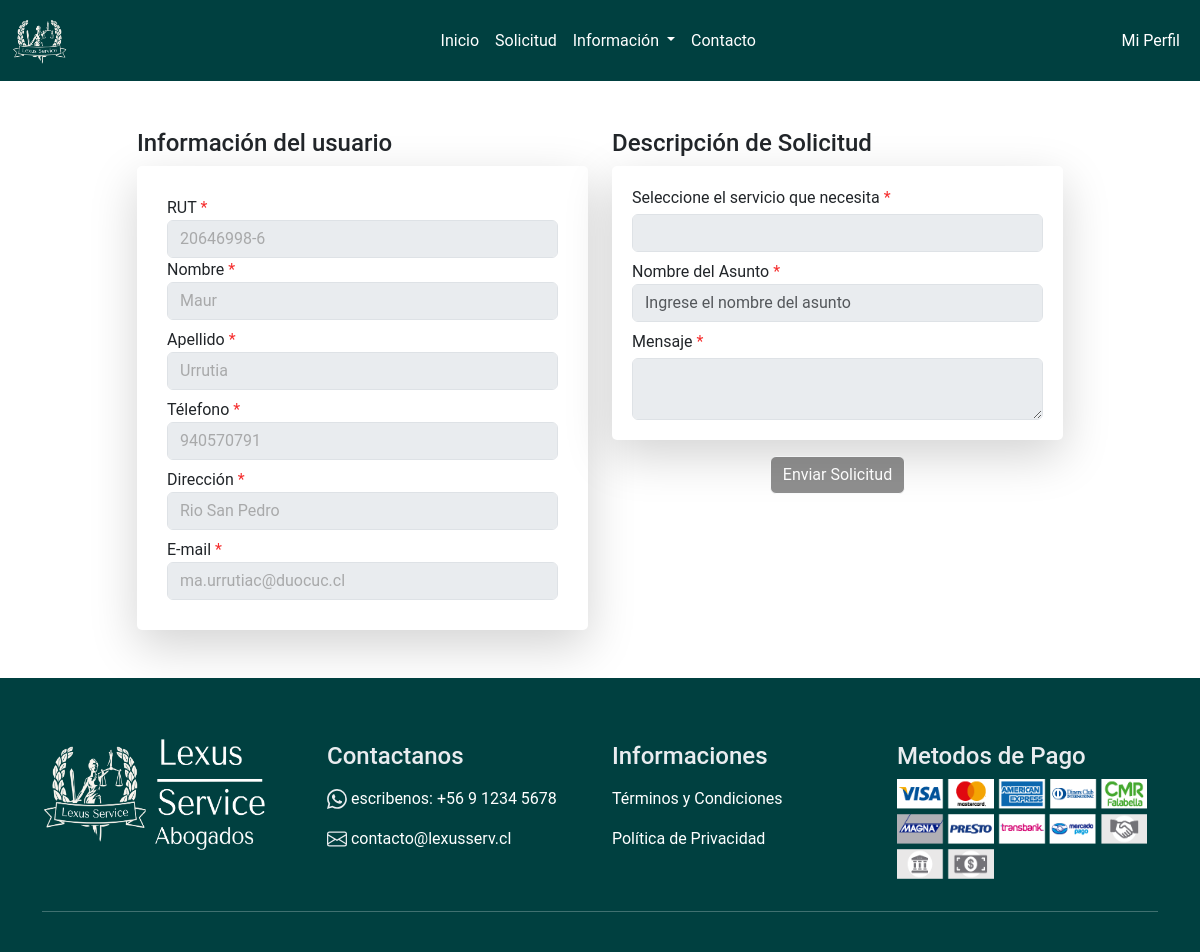
Before: /pages/solicitud.html (signed in) with the older database file.
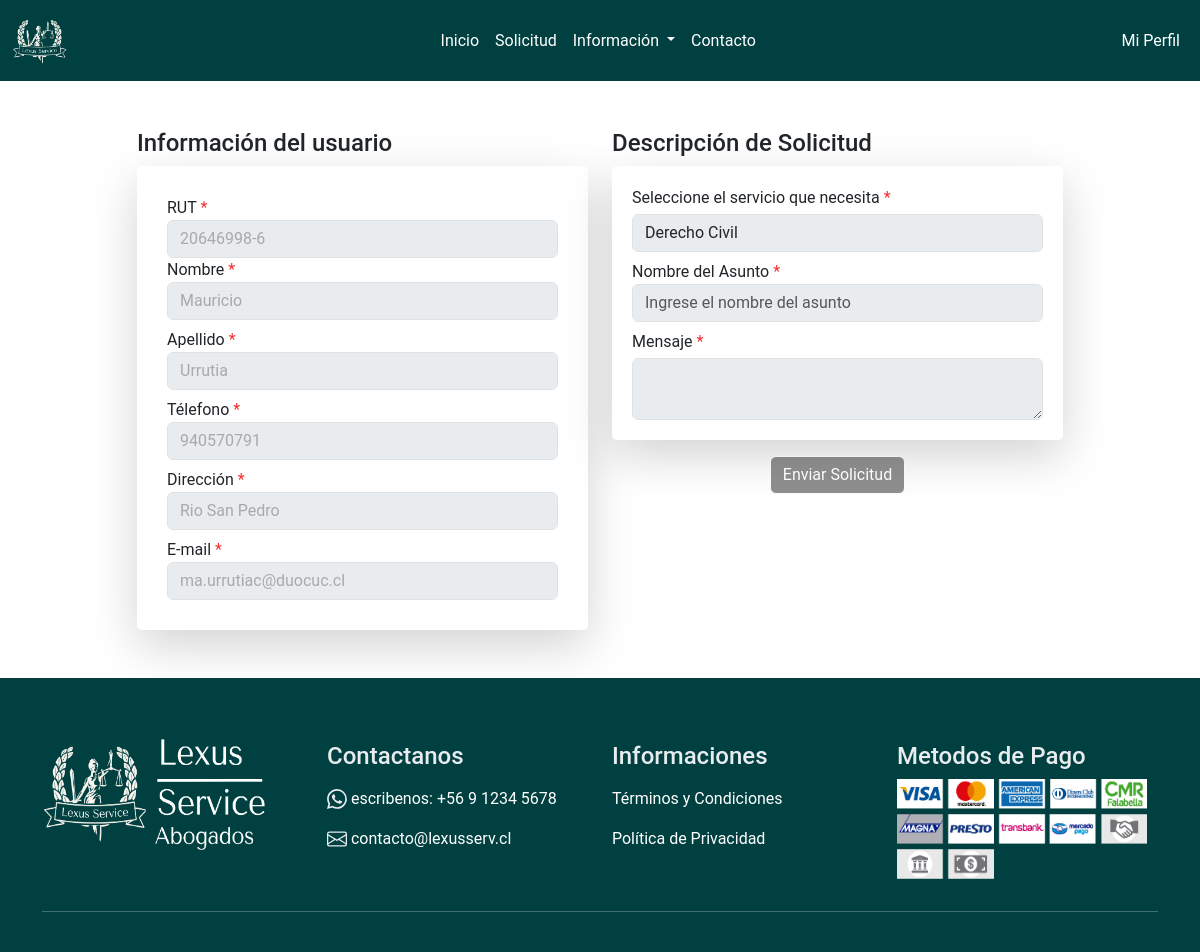
After: the same page with the newer database file.
### lexusservice/models.py (models this page shows, shortened)
class Usuario(AbstractBaseUser, PermissionsMixin):
    rut = models.CharField(primary_key=True, max_length=10, unique=True)
    nombre = models.CharField(max_length=20)
    apellido = models.CharField(max_length=20)
    telefono = models.IntegerField()
    email = models.EmailField(max_length=100, unique=True, null=True, blank=True)
    direccion = models.CharField(max_length=100, null=True, blank=True)
    rol = models.ForeignKey(Rol, on_delete=models.CASCADE, db_column='id_rol', null=True, blank=True)
    is_staff = models.BooleanField(default=False)
    is_superuser = models.BooleanField(default=False)
    objects = UsuarioManager()
    USERNAME_FIELD = 'email'
    REQUIRED_FIELDS = ['rut', 'nombre', 'apellido', 'telefono', 'direccion']

### lexusservice/views.py (the view)
# urls.py: path('pages/solicitud.html', views.solicitud, name='solicitud'),
@login_required
def solicitud(request):
    context = {
        'servicios': Servicio.objects.all()
    }
    return render(request, 'pages/solicitud.html', context)

### lexusservice/templates/pages/solicitud.html (shortened to what this page needs)
<!DOCTYPE html>
<html lang="en">
<head>
  {% load static %}
  <link href="https://cdn.jsdelivr.net/npm/bootstrap@5.3.3/dist/css/bootstrap.min.css" rel="stylesheet"
 />
  <link rel="stylesheet" href="{% static 'css/style.css' %}" />
</head>
{% include 'base/navbar.html' %}
<body>
  <main>
    <div class="container">
      <div class="row space-solicitud">
        <div class="col-md-5">
          <div>
            <h4 class="mt-5">Información del usuario</h4>
            <div class="formulario shadow-lg mb-5">
              <div class="better-background">
                <form action="" method="POST">
                  <div>
                    <label for="rut">RUT <span class="form-alert">*</span></label>
                    <input type="text" class="form-control" id="rut" name="rut" value="{{ user.rut }}" disabled />
                  </div>
                  <div>
                    <label for="nombre">Nombre <span class="form-alert">*</span></label>
                    <input type="text" class="form-control" id="nombre" value="{{ user.nombre }}" disabled />
                  </div>
                  <div class="form-group mt-2">
                    <label for="apellido">Apellido <span class="form-alert">*</span></label>
                    <input type="text" class="form-control" id="apellido" value="{{ user.apellido }}" disabled />
                  </div>
                  <div class="form-group mt-2">
                    <label for="telefono">Télefono <span class="form-alert">*</span></label>
                    <input type="number" class="form-control" id="telefono" value="{{ user.telefono }}" disabled />
                  </div>
                  <div class="form-group mt-2">
                    <label for="direccion">
                      Dirección <span class="form-alert">*</span>
                    </label>
                    <input type="text" class="form-control" id="direccion" name="direccion" value="{{ user.direccion }}"
                      disabled />
                  </div>
                  <div class="form-group mt-2">
                    <label for="email">E-mail <span class="form-alert">*</span></label>
                    <input type="text" class="form-control" id="email" value="{{ user.email }}" disabled />
                  </div>
                </form>
              </div>
            </div>
          </div>
        </div>
        <div class="col-md-5">
          <div>
            <h4 class="mt-5">Descripción de Solicitud</h4>
            <div class="formulario shadow-lg">
              <div class="better-bacground">
                <div>
                  <label class="mb-1" for="servicio">Seleccione el servicio que necesita <span
                      class="form-alert">*</span></label>
                  <select class="mb-1 form-control" name="servicio" id="servicio">
                    {% for servicio in servicios %}
                    <option value="{{ servicio.id }}">{{ servicio.nombre }}</option>
                    {% endfor %}
                  </select>
                </div>
                <div class="mb-2 mt-2">
                  <label for="asunto">Nombre del Asunto <span class="form-alert">*</span></label>
                  <input type="text" class="form-control" id="asunto" placeholder="Ingrese el nombre del asunto" />
                </div>
                <div>
                  <label class="mb-1" for="mensaje">Mensaje <span class="form-alert">*</span></label>
                  <textarea class="form-control" name="mensaje" id="mensaje"></textarea>
                </div>
              </div>
            </div>
            <div class="term">
              <div class="mt-3 mb-5 gap-2 mx-auto">
                <button id="submit-button" type="button" class="btn btn-light btn-green" disabled>
                  Enviar Solicitud
                </button>
              </div>
            </div>
          </div>
        </div>
      </div>
    </div>
  </main>
</body>
{% include 'base/footer.html' %}
</html>

Changed rows visible on the page:
changed Usuario "Urrutia": nombre "Maur" → "Mauricio"
Other visible differences:
form field servicio: (not shown) → "Derecho Civil"
